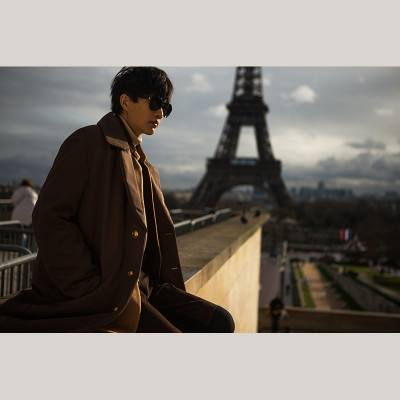
#> input picture img0.jpg, 400 x 400 px, given in place of 3.5.jpg, which was not available
$ python '直方图.py'   (older library calls are emulated)
#> lines starting #> are read from the running program, lines starting #| are printed output that depends on the picture; pictures that were not available may be replaced by others from this repository, and a replacement may not be noted
import cv2 as cv
import numpy as np
import matplotlib.pyplot as plt


def plot_demo(image):            # 直方图绘制
    plt.hist(image.ravel(), 256, [0, 256])
    plt.show('histgram')


def eqhist(image):               # 直方图均衡化
    gray = cv.cvtColor(image, cv.COLOR_BGR2GRAY)
    gray = cv.equalizeHist(gray)
    cv.imshow('equalHist demo', gray)


def clahe_demo(image):   # 局部直方图均衡化 参数可调
    gray = cv.cvtColor(image, cv.COLOR_BGR2GRAY)
    clahe = cv.createCLAHE(clipLimit=5.0, tileGridSize=(8, 8))
    dst = clahe.apply(gray)
    cv.imshow('clahe', dst)


def create_rgb_hist(image):   #  三通道RGB直方图绘制
    histdata = np.zeros((16*16*16, 1), np.float32)
    (h, w, ch) = image.shape
    bsize = 256/16
    for row in range(h):
        for col in range(w):
            (b, g, r) = image[row, col]
            index = np.int(b/bsize)*256+np.int(g/bsize)*16+np.int(r/bsize)
            histdata[np.int(index), 0] = histdata[np.int(index), 0]+1
    return histdata


def hist_compara(image1, image2):         #  直方图比较
    hist1 = create_rgb_hist(image1)
    hist2 = create_rgb_hist(image2)
    compara1 = cv.compareHist(hist1, hist2, cv.HISTCMP_BHATTACHARYYA)
    compara2 = cv.compareHist(hist1, hist2, cv.HISTCMP_CORREL)
    compara3 = cv.compareHist(hist1, hist2, cv.HISTCMP_CHISQR)
    print('巴氏距离：%s 相关性：%s 卡方：%s'%(compara1, compara2, compara3))


if __name__ == '__main__':
    img = cv.imread('3.5.jpg', 1)
#> img is the input picture: shape (400, 400, 3); mean B, G, R 116, 121.5, 127.1
    print(img.shape)
#| (400, 400, 3)
    grayy = cv.cvtColor(img, cv.COLOR_BGR2GRAY)
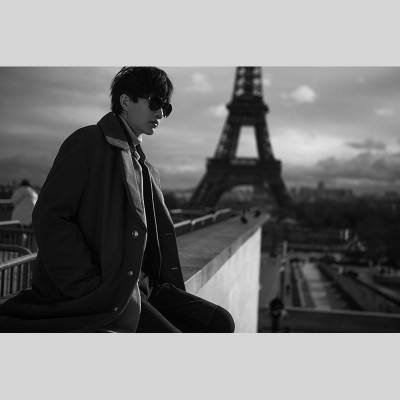
#> grayy: shape (400, 400); min 0, max 250, mean 122.5
    print(grayy.shape)
#| (400, 400)
    plot_demo(img)
#> in plot_demo, `plt.show('histgram')`:
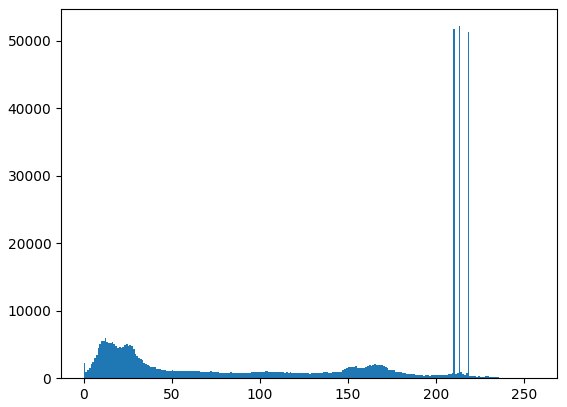
#> figure drawn by matplotlib, 1 panel; tallest bar 52147 high, from x = 213 to 214
    cv.imshow('hist', img)
    eqhist(img)
#> in eqhist, `gray = cv.equalizeHist(gray)`:
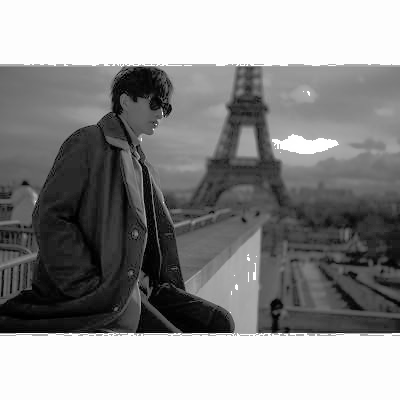
#> gray: shape (400, 400); min 0, max 255, mean 141.3
    clahe_demo(img)
#> in clahe_demo, `dst = clahe.apply(gray)`:
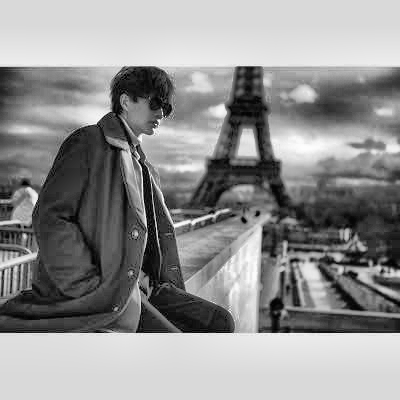
#> dst: shape (400, 400); min 0, max 254, mean 144.6

    img1 = cv.imread('img0.jpg', 1)
    img2 = cv.imread('3.5.jpg', 1)
    hist_compara(img1, img2)
#> after the loop in create_rgb_hist, `for row in range(h):`: histdata = 4096 values, max 52421 at index 3549, min 0 at index 4, mean 39.06
#> in hist_compara, `hist1 = create_rgb_hist(image1)`: hist1 has the same summary as histdata in create_rgb_hist
#> in hist_compara, `hist2 = create_rgb_hist(image2)`: hist2 has the same summary as histdata in create_rgb_hist
#> in hist_compara, `compara1 = cv.compareHist(hist1, hist2, cv.HISTCMP_BHATTACHARYYA)`: compara1 = 0
#> in hist_compara, `compara2 = cv.compareHist(hist1, hist2, cv.HISTCMP_CORREL)`: compara2 = 1
#> in hist_compara, `compara3 = cv.compareHist(hist1, hist2, cv.HISTCMP_CHISQR)`: compara3 = 0
#| 巴氏距离：0.0 相关性：1.0 卡方：0.0

    cv.waitKey(0)
    cv.destroyAllWindows()
